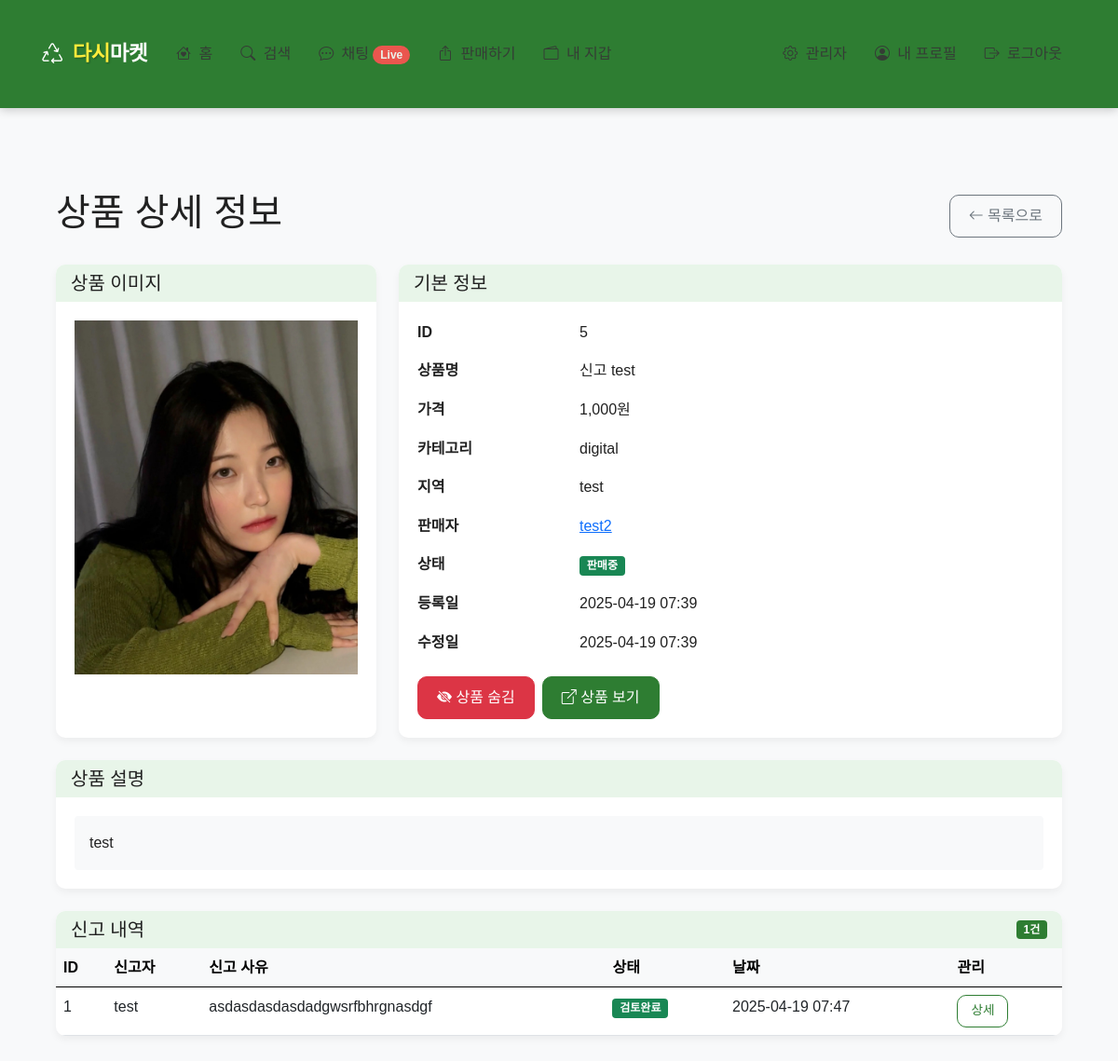
Screenshot of /admin/products/5 (signed in) with the database file from the repository.
### app/models.py (models this page shows, shortened)
class ProductImage(db.Model):
    __tablename__ = 'product_images'
    id = db.Column(db.Integer, primary_key=True)
    product_id = db.Column(db.Integer, db.ForeignKey('products.id'), nullable=False)
    image_path = db.Column(db.String(200), nullable=False)
    created_at = db.Column(db.DateTime, default=datetime.utcnow)

class Product(db.Model):
    __tablename__ = 'products'
    id = db.Column(db.Integer, primary_key=True)
    title = db.Column(db.String(120), nullable=False)
    description = db.Column(db.Text, nullable=False)
    price = db.Column(db.Integer, nullable=False)
    category = db.Column(db.String(50), nullable=False)
    location = db.Column(db.String(100), nullable=False)
    seller_id = db.Column(db.Integer, db.ForeignKey('users.id'), nullable=False)
    status = db.Column(db.String(20), default='active')  # active, sold, hidden
    created_at = db.Column(db.DateTime, default=datetime.utcnow)
    updated_at = db.Column(db.DateTime, default=datetime.utcnow, onupdate=datetime.utcnow)
    images = db.relationship('ProductImage', backref='product', lazy='dynamic', cascade='all, delete-orphan')
    transfers = db.relationship('Transfer', backref='product', lazy='dynamic')

class User(UserMixin, db.Model):
    __tablename__ = 'users'
    id = db.Column(db.Integer, primary_key=True)
    email = db.Column(db.String(120), unique=True, nullable=False)
    password_hash = db.Column(db.String(256), nullable=False)
    username = db.Column(db.String(64), nullable=False)
    profile_image = db.Column(db.String(120), nullable=True)
    created_at = db.Column(db.DateTime, default=datetime.utcnow)
    is_admin = db.Column(db.Boolean, default=False)
    is_active = db.Column(db.Boolean, default=True)
    products = db.relationship('Product', backref='seller', lazy='dynamic')
    wallet = db.relationship('Wallet', backref='user', uselist=False)

class Report(db.Model):
    __tablename__ = 'reports'
    id = db.Column(db.Integer, primary_key=True)
    reporter_id = db.Column(db.Integer, db.ForeignKey('users.id'), nullable=False)
    reported_id = db.Column(db.Integer, db.ForeignKey('users.id'), nullable=True)
    product_id = db.Column(db.Integer, db.ForeignKey('products.id'), nullable=True)
    reason = db.Column(db.Text, nullable=False)
    status = db.Column(db.String(20), default='pending')  # pending, reviewed, dismissed
    created_at = db.Column(db.DateTime, default=datetime.utcnow)
    reporter = db.relationship('User', foreign_keys=[reporter_id], backref='reported_reports')
    reported = db.relationship('User', foreign_keys=[reported_id], backref='received_reports')
    product = db.relationship('Product', backref='reports')

### app/admin/routes.py (the view, shortened to what this page needs)
@bp.route('/products/<int:product_id>', methods=['GET', 'POST'])
@login_required
@admin_required
def product_detail(product_id):
    product = Product.query.get_or_404(product_id)
    reports = Report.query.filter_by(product_id=product.id).order_by(desc(Report.created_at)).all()
    return render_template('admin/product_detail.html', title=f'상품 {product.title}',
                          product=product, reports=reports)

### app/admin/routes.py (called while the page is built)
def admin_required(f):
    @wraps(f)
    def decorated_function(*args, **kwargs):
        if not current_user.is_authenticated or not current_user.is_admin:
            flash('관리자 권한이 필요합니다.')
            return redirect(url_for('main.index'))
        return f(*args, **kwargs)
    return decorated_function

### app/models.py (called while the page is built)
@login_manager.user_loader
def load_user(id):
    return User.query.get(int(id))

### app/templates/admin/product_detail.html (shortened to what this page needs)
{% extends 'base.html' %}
{% block content %}
<div class="container mt-4">
    <div class="d-flex justify-content-between align-items-center mb-4">
        <h1>상품 상세 정보</h1>
        <a href="{{ url_for('admin.products') }}" class="btn btn-outline-secondary">
            <i class="bi bi-arrow-left"></i> 목록으로
        </a>
    </div>
    <div class="row">
        <div class="col-md-4 mb-4">
            <div class="card">
                <div class="card-header">
                    <h5 class="mb-0">상품 이미지</h5>
                </div>
                <div class="card-body">
                    {% if product.images.first() %}
                    <img src="{{ url_for('static', filename='uploads/' + product.images.first().image_path) }}" alt="{{ product.title }}" class="img-fluid">
                    {% else %}
                    <div class="text-center p-5 bg-light">
                        <i class="bi bi-image" style="font-size: 5rem; color: #ccc;"></i>
                        <p class="text-muted mt-3">이미지 없음</p>
                    </div>
                    {% endif %}
                </div>
            </div>
        </div>
        <div class="col-md-8 mb-4">
            <div class="card">
                <div class="card-header">
                    <h5 class="mb-0">기본 정보</h5>
                </div>
                <div class="card-body">
                    <div class="row mb-3">
                        <div class="col-md-3"><strong>ID</strong></div>
                        <div class="col-md-9">{{ product.id }}</div>
                    </div>
                    <div class="row mb-3">
                        <div class="col-md-3"><strong>상품명</strong></div>
                        <div class="col-md-9">{{ product.title }}</div>
                    </div>
                    <div class="row mb-3">
                        <div class="col-md-3"><strong>가격</strong></div>
                        <div class="col-md-9">{{ product.price|format_number }}원</div>
                    </div>
                    <div class="row mb-3">
                        <div class="col-md-3"><strong>카테고리</strong></div>
                        <div class="col-md-9">{{ product.category }}</div>
                    </div>
                    <div class="row mb-3">
                        <div class="col-md-3"><strong>지역</strong></div>
                        <div class="col-md-9">{{ product.location }}</div>
                    </div>
                    <div class="row mb-3">
                        <div class="col-md-3"><strong>판매자</strong></div>
                        <div class="col-md-9">
                            <a href="{{ url_for('admin.user_detail', user_id=product.seller_id) }}">
                                {{ product.seller.username }}
                            </a>
                        </div>
                    </div>
                    <div class="row mb-3">
                        <div class="col-md-3"><strong>상태</strong></div>
                        <div class="col-md-9">
                            {% if product.status == 'active' %}
                            <span class="badge bg-success">판매중</span>
                            {% elif product.status == 'sold' %}
                            <span class="badge bg-secondary">판매완료</span>
                            {% else %}
                            <span class="badge bg-danger">숨김</span>
                            {% endif %}
                        </div>
                    </div>
                    <div class="row mb-3">
                        <div class="col-md-3"><strong>등록일</strong></div>
                        <div class="col-md-9">{{ product.created_at|format_datetime }}</div>
                    </div>
                    <div class="row mb-3">
                        <div class="col-md-3"><strong>수정일</strong></div>
                        <div class="col-md-9">{{ product.updated_at|format_datetime }}</div>
                    </div>
                    <form method="post" action="{{ url_for('admin.product_detail', product_id=product.id) }}" class="mt-4">
                        <div class="d-flex gap-2">
                            {% if product.status != 'hidden' %}
                            <button type="submit" name="action" value="hide" class="btn btn-danger">
                                <i class="bi bi-eye-slash-fill"></i> 상품 숨김
                            </button>
                            {% endif %}
                            <a href="{{ url_for('product.view_product', product_id=product.id) }}" target="_blank" class="btn btn-primary">
                                <i class="bi bi-box-arrow-up-right"></i> 상품 보기
                            </a>
                        </div>
                    </form>
                </div>
            </div>
        </div>
    </div>
    <div class="card mb-4">
        <div class="card-header">
            <h5 class="mb-0">상품 설명</h5>
        </div>
        <div class="card-body">
            <div class="p-3 bg-light rounded">
                {{ product.description|nl2br|safe }}
            </div>
        </div>
    </div>
    <div class="card mb-4">
        <div class="card-header d-flex justify-content-between align-items-center">
            <h5 class="mb-0">신고 내역</h5>
            <span class="badge bg-primary">{{ reports|length }}건</span>
        </div>
        <div class="card-body p-0">
            {% if reports %}
            <div class="table-responsive">
                <table class="table table-hover mb-0">
                    <thead class="table-light">
                        <tr>
                            <th>ID</th>
                            <th>신고자</th>
                            <th>신고 사유</th>
                            <th>상태</th>
                            <th>날짜</th>
                            <th>관리</th>
                        </tr>
                    </thead>
                    <tbody>
                        {% for report in reports %}
                        <tr>
                            <td>{{ report.id }}</td>
                            <td>{{ report.reporter.username }}</td>
                            <td>{{ report.reason[:30] }}{% if report.reason|length > 30 %}...{% endif %}</td>
                            <td>
                                {% if report.status == 'pending' %}
                                <span class="badge bg-warning text-dark">대기중</span>
                                {% elif report.status == 'reviewed' %}
                                <span class="badge bg-success">검토완료</span>
                                {% else %}
                                <span class="badge bg-danger">기각됨</span>
                                {% endif %}
                            </td>
                            <td>{{ report.created_at|format_datetime }}</td>
                            <td>
                                <a href="{{ url_for('admin.report_detail', report_id=report.id) }}" class="btn btn-sm btn-outline-primary">상세</a>
                            </td>
                        </tr>
                        {% endfor %}
                    </tbody>
                </table>
            </div>
            {% else %}
            <div class="p-4 text-center text-muted">
                신고 내역이 없습니다.
            </div>
            {% endif %}
        </div>
    </div>
</div>
{% endblock %}

### app/static/css/style.css (style rules this page uses)
:root { --primary-color: #FF7E36; --secondary-color: #56C4C5; --accent-color: #3A86FF; --light-color: #FFF8F0; --dark-color: #363636; --gray-color: #f8f9fa; --border-radius: 10px; --box-shadow: 0 4px 12px rgba(0, 0, 0, 0.08); }
body { font-family: 'Pretendard', 'Noto Sans KR', -apple-system, BlinkMacSystemFont, sans-serif; background-color: var(--light-color); color: var(--dark-color); line-height: 1.6; padding-bottom: 0; }
.btn { border-radius: var(--border-radius); font-weight: 500; padding: 10px 20px; transition: all 0.2s ease; }
.btn-primary { background-color: var(--primary-color) !important; border-color: var(--primary-color) !important; }
.btn-outline-primary { color: var(--primary-color) !important; border-color: var(--primary-color) !important; }
.btn-sm { padding: 6px 14px; font-size: 0.85rem; }
.container { padding: 20px 15px; }
.card { border-radius: var(--border-radius); border: none; box-shadow: var(--box-shadow); transition: transform 0.3s ease, box-shadow 0.3s ease; overflow: hidden; height: 100%; background-color: white; }
.card-body { padding: 1.25rem; }

### app/templates/base.html (style rules this page uses)
:root { --primary-color: #2E7D32; --secondary-color: #1B5E20; --accent-color: #FF5252; --accent-color-dark: #D32F2F; --background-color: #F8F9FA; --light-accent: #E8F5E9; --text-color: #212121; --light-text: #FFFFFF; --border-radius: 10px; }
body { font-family: 'Pretendard', 'Noto Sans KR', sans-serif; background-color: var(--background-color); color: var(--text-color); }
.btn-primary { background-color: var(--primary-color); border-color: var(--primary-color); color: var(--light-text); }
.btn-outline-primary { color: var(--primary-color); border-color: var(--primary-color); }
.card { border-radius: var(--border-radius); box-shadow: 0 4px 8px rgba(0, 0, 0, 0.05); border: none; }
.card-header { background-color: var(--light-accent); border-bottom: none; font-weight: 600; }
.badge.bg-primary { background-color: var(--primary-color) !important; }
.bg-primary { background-color: var(--primary-color) !important; }

### rows the page displays
ProductImage: image_path (picture)
Product: id "5", title "신고 test", price "1,000", category "digital", location "test", created_at "2025-04-19 07:39", updated_at "2025-04-19 07:39", description "test"
User: seller.username "test2"
Report: id "1", reporter.username "test", reason "asdasdasdasdadgwsrfbhrgnasdgf", status "검토완료", created_at "2025-04-19 07:47"

### other values shown
{{ reports|length }} "1"
